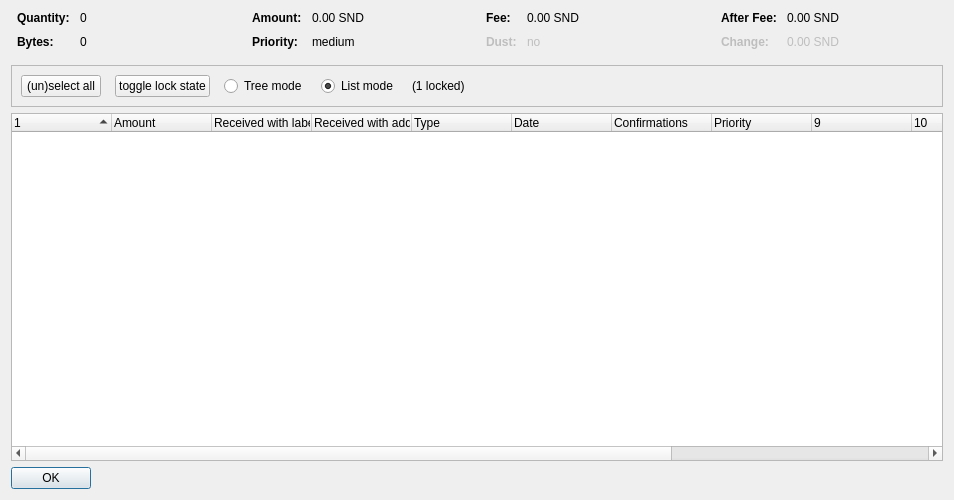
<?xml version="1.0" encoding="UTF-8"?>
<ui version="4.0">
 <class>CoinControlDialog</class>
 <widget class="QDialog" name="CoinControlDialog">
  <property name="geometry">
   <rect>
    <x>0</x>
    <y>0</y>
    <width>954</width>
    <height>500</height>
   </rect>
  </property>
  <property name="windowTitle">
   <string>Coin Selection</string>
  </property>
  <layout class="QVBoxLayout" name="verticalLayout">
   <item>
    <layout class="QHBoxLayout" name="horizontalLayoutTop" stretch="0,0,0,0">
     <property name="topMargin">
      <number>0</number>
     </property>
     <property name="bottomMargin">
      <number>10</number>
     </property>
     <item>
      <layout class="QFormLayout" name="formLayoutCoinControl1">
       <property name="horizontalSpacing">
        <number>10</number>
       </property>
       <property name="verticalSpacing">
        <number>10</number>
       </property>
       <property name="leftMargin">
        <number>6</number>
       </property>
       <property name="rightMargin">
        <number>6</number>
       </property>
       <item row="0" column="0">
        <widget class="QLabel" name="labelCoinControlQuantityText">
         <property name="font">
          <font>
           <weight>75</weight>
           <bold>true</bold>
          </font>
         </property>
         <property name="text">
          <string>Quantity:</string>
         </property>
        </widget>
       </item>
       <item row="0" column="1">
        <widget class="QLabel" name="labelCoinControlQuantity">
         <property name="cursor">
          <cursorShape>IBeamCursor</cursorShape>
         </property>
         <property name="contextMenuPolicy">
          <enum>Qt::ActionsContextMenu</enum>
         </property>
         <property name="text">
          <string notr="true">0</string>
         </property>
         <property name="textInteractionFlags">
          <set>Qt::LinksAccessibleByMouse|Qt::TextSelectableByKeyboard|Qt::TextSelectableByMouse</set>
         </property>
        </widget>
       </item>
       <item row="1" column="0">
        <widget class="QLabel" name="labelCoinControlBytesText">
         <property name="font">
          <font>
           <weight>75</weight>
           <bold>true</bold>
          </font>
         </property>
         <property name="text">
          <string>Bytes:</string>
         </property>
        </widget>
       </item>
       <item row="1" column="1">
        <widget class="QLabel" name="labelCoinControlBytes">
         <property name="cursor">
          <cursorShape>IBeamCursor</cursorShape>
         </property>
         <property name="contextMenuPolicy">
          <enum>Qt::ActionsContextMenu</enum>
         </property>
         <property name="text">
          <string notr="true">0</string>
         </property>
         <property name="textInteractionFlags">
          <set>Qt::LinksAccessibleByMouse|Qt::TextSelectableByKeyboard|Qt::TextSelectableByMouse</set>
         </property>
        </widget>
       </item>
      </layout>
     </item>
     <item>
      <layout class="QFormLayout" name="formLayoutCoinControl2">
       <property name="horizontalSpacing">
        <number>10</number>
       </property>
       <property name="verticalSpacing">
        <number>10</number>
       </property>
       <property name="leftMargin">
        <number>6</number>
       </property>
       <property name="rightMargin">
        <number>6</number>
       </property>
       <item row="0" column="0">
        <widget class="QLabel" name="labelCoinControlAmountText">
         <property name="font">
          <font>
           <weight>75</weight>
           <bold>true</bold>
          </font>
         </property>
         <property name="text">
          <string>Amount:</string>
         </property>
        </widget>
       </item>
       <item row="0" column="1">
        <widget class="QLabel" name="labelCoinControlAmount">
         <property name="cursor">
          <cursorShape>IBeamCursor</cursorShape>
         </property>
         <property name="contextMenuPolicy">
          <enum>Qt::ActionsContextMenu</enum>
         </property>
         <property name="text">
          <string notr="true">0.00 SND</string>
         </property>
         <property name="textInteractionFlags">
          <set>Qt::LinksAccessibleByMouse|Qt::TextSelectableByKeyboard|Qt::TextSelectableByMouse</set>
         </property>
        </widget>
       </item>
       <item row="1" column="0">
        <widget class="QLabel" name="labelCoinControlPriorityText">
         <property name="font">
          <font>
           <weight>75</weight>
           <bold>true</bold>
          </font>
         </property>
         <property name="text">
          <string>Priority:</string>
         </property>
        </widget>
       </item>
       <item row="1" column="1">
        <widget class="QLabel" name="labelCoinControlPriority">
         <property name="cursor">
          <cursorShape>IBeamCursor</cursorShape>
         </property>
         <property name="contextMenuPolicy">
          <enum>Qt::ActionsContextMenu</enum>
         </property>
         <property name="text">
          <string>medium</string>
         </property>
         <property name="textInteractionFlags">
          <set>Qt::LinksAccessibleByMouse|Qt::TextSelectableByKeyboard|Qt::TextSelectableByMouse</set>
         </property>
        </widget>
       </item>
      </layout>
     </item>
     <item>
      <layout class="QFormLayout" name="formLayoutCoinControl3">
       <property name="horizontalSpacing">
        <number>10</number>
       </property>
       <property name="verticalSpacing">
        <number>10</number>
       </property>
       <property name="leftMargin">
        <number>6</number>
       </property>
       <property name="rightMargin">
        <number>6</number>
       </property>
       <item row="0" column="0">
        <widget class="QLabel" name="labelCoinControlFeeText">
         <property name="font">
          <font>
           <weight>75</weight>
           <bold>true</bold>
          </font>
         </property>
         <property name="text">
          <string>Fee:</string>
         </property>
        </widget>
       </item>
       <item row="0" column="1">
        <widget class="QLabel" name="labelCoinControlFee">
         <property name="cursor">
          <cursorShape>IBeamCursor</cursorShape>
         </property>
         <property name="contextMenuPolicy">
          <enum>Qt::ActionsContextMenu</enum>
         </property>
         <property name="text">
          <string notr="true">0.00 SND</string>
         </property>
         <property name="textInteractionFlags">
          <set>Qt::LinksAccessibleByMouse|Qt::TextSelectableByKeyboard|Qt::TextSelectableByMouse</set>
         </property>
        </widget>
       </item>
       <item row="1" column="0">
        <widget class="QLabel" name="labelCoinControlLowOutputText">
         <property name="enabled">
          <bool>false</bool>
         </property>
         <property name="font">
          <font>
           <weight>75</weight>
           <bold>true</bold>
          </font>
         </property>
         <property name="text">
          <string>Dust:</string>
         </property>
        </widget>
       </item>
       <item row="1" column="1">
        <widget class="QLabel" name="labelCoinControlLowOutput">
         <property name="enabled">
          <bool>false</bool>
         </property>
         <property name="cursor">
          <cursorShape>IBeamCursor</cursorShape>
         </property>
         <property name="contextMenuPolicy">
          <enum>Qt::ActionsContextMenu</enum>
         </property>
         <property name="text">
          <string>no</string>
         </property>
         <property name="textInteractionFlags">
          <set>Qt::LinksAccessibleByMouse|Qt::TextSelectableByKeyboard|Qt::TextSelectableByMouse</set>
         </property>
        </widget>
       </item>
      </layout>
     </item>
     <item>
      <layout class="QFormLayout" name="formLayoutCoinControl4">
       <property name="horizontalSpacing">
        <number>10</number>
       </property>
       <property name="verticalSpacing">
        <number>10</number>
       </property>
       <property name="leftMargin">
        <number>6</number>
       </property>
       <property name="rightMargin">
        <number>6</number>
       </property>
       <item row="0" column="0">
        <widget class="QLabel" name="labelCoinControlAfterFeeText">
         <property name="font">
          <font>
           <weight>75</weight>
           <bold>true</bold>
          </font>
         </property>
         <property name="text">
          <string>After Fee:</string>
         </property>
        </widget>
       </item>
       <item row="0" column="1">
        <widget class="QLabel" name="labelCoinControlAfterFee">
         <property name="cursor">
          <cursorShape>IBeamCursor</cursorShape>
         </property>
         <property name="contextMenuPolicy">
          <enum>Qt::ActionsContextMenu</enum>
         </property>
         <property name="text">
          <string notr="true">0.00 SND</string>
         </property>
         <property name="textInteractionFlags">
          <set>Qt::LinksAccessibleByMouse|Qt::TextSelectableByKeyboard|Qt::TextSelectableByMouse</set>
         </property>
        </widget>
       </item>
       <item row="1" column="0">
        <widget class="QLabel" name="labelCoinControlChangeText">
         <property name="enabled">
          <bool>false</bool>
         </property>
         <property name="font">
          <font>
           <weight>75</weight>
           <bold>true</bold>
          </font>
         </property>
         <property name="text">
          <string>Change:</string>
         </property>
        </widget>
       </item>
       <item row="1" column="1">
        <widget class="QLabel" name="labelCoinControlChange">
         <property name="enabled">
          <bool>false</bool>
         </property>
         <property name="cursor">
          <cursorShape>IBeamCursor</cursorShape>
         </property>
         <property name="contextMenuPolicy">
          <enum>Qt::ActionsContextMenu</enum>
         </property>
         <property name="text">
          <string notr="true">0.00 SND</string>
         </property>
         <property name="textInteractionFlags">
          <set>Qt::LinksAccessibleByMouse|Qt::TextSelectableByKeyboard|Qt::TextSelectableByMouse</set>
         </property>
        </widget>
       </item>
      </layout>
     </item>
    </layout>
   </item>
   <item>
    <widget class="QFrame" name="frame">
     <property name="minimumSize">
      <size>
       <width>0</width>
       <height>40</height>
      </size>
     </property>
     <property name="frameShape">
      <enum>QFrame::StyledPanel</enum>
     </property>
     <property name="frameShadow">
      <enum>QFrame::Sunken</enum>
     </property>
     <layout class="QHBoxLayout" name="horizontalLayout">
      <item>
       <layout class="QHBoxLayout" name="horizontalLayoutPanel" stretch="0,0,0,0,0,0">
        <property name="spacing">
         <number>14</number>
        </property>
        <item>
         <widget class="QPushButton" name="pushButtonSelectAll">
          <property name="sizePolicy">
           <sizepolicy hsizetype="Maximum" vsizetype="Fixed">
            <horstretch>0</horstretch>
            <verstretch>0</verstretch>
           </sizepolicy>
          </property>
          <property name="text">
           <string>(un)select all</string>
          </property>
          <property name="autoDefault">
           <bool>false</bool>
          </property>
         </widget>
        </item>
        <item>
         <widget class="QPushButton" name="pushButtonToggleLock">
          <property name="sizePolicy">
           <sizepolicy hsizetype="Maximum" vsizetype="Fixed">
            <horstretch>0</horstretch>
            <verstretch>0</verstretch>
           </sizepolicy>
          </property>
          <property name="text">
           <string>toggle lock state</string>
          </property>
          <property name="autoDefault">
           <bool>false</bool>
          </property>
         </widget>
        </item>
        <item>
         <widget class="QRadioButton" name="radioTreeMode">
          <property name="sizePolicy">
           <sizepolicy hsizetype="Maximum" vsizetype="Fixed">
            <horstretch>0</horstretch>
            <verstretch>0</verstretch>
           </sizepolicy>
          </property>
          <property name="text">
           <string>Tree mode</string>
          </property>
         </widget>
        </item>
        <item>
         <widget class="QRadioButton" name="radioListMode">
          <property name="sizePolicy">
           <sizepolicy hsizetype="Maximum" vsizetype="Fixed">
            <horstretch>0</horstretch>
            <verstretch>0</verstretch>
           </sizepolicy>
          </property>
          <property name="text">
           <string>List mode</string>
          </property>
          <property name="checked">
           <bool>true</bool>
          </property>
         </widget>
        </item>
        <item>
         <widget class="QLabel" name="labelLocked">
          <property name="text">
           <string>(1 locked)</string>
          </property>
         </widget>
        </item>
        <item>
         <spacer name="horizontalSpacer">
          <property name="orientation">
           <enum>Qt::Horizontal</enum>
          </property>
          <property name="sizeHint" stdset="0">
           <size>
            <width>40</width>
            <height>20</height>
           </size>
          </property>
         </spacer>
        </item>
       </layout>
      </item>
     </layout>
    </widget>
   </item>
   <item>
    <widget class="CoinControlTreeWidget" name="treeWidget">
     <property name="contextMenuPolicy">
      <enum>Qt::CustomContextMenu</enum>
     </property>
     <property name="sortingEnabled">
      <bool>false</bool>
     </property>
     <property name="columnCount">
      <number>13</number>
     </property>
     <attribute name="headerShowSortIndicator" stdset="0">
      <bool>true</bool>
     </attribute>
     <attribute name="headerStretchLastSection">
      <bool>false</bool>
     </attribute>
     <column>
      <property name="text">
       <string/>
      </property>
     </column>
     <column>
      <property name="text">
       <string>Amount</string>
      </property>
     </column>
     <column>
      <property name="text">
       <string>Received with label</string>
      </property>
     </column>
     <column>
      <property name="text">
       <string>Received with address</string>
      </property>
     </column>
     <column>
      <property name="text">
       <string>Type</string>
      </property>
     </column>
     <column>
      <property name="text">
       <string>Date</string>
      </property>
     </column>
     <column>
      <property name="text">
       <string>Confirmations</string>
      </property>
      <property name="toolTip">
       <string>Confirmed</string>
      </property>
     </column>
     <column>
      <property name="text">
       <string>Priority</string>
      </property>
     </column>
     <column>
      <property name="text">
       <string/>
      </property>
     </column>
     <column>
      <property name="text">
       <string/>
      </property>
     </column>
     <column>
      <property name="text">
       <string/>
      </property>
     </column>
     <column>
      <property name="text">
       <string/>
      </property>
     </column>
     <column>
      <property name="text">
       <string/>
      </property>
     </column>
    </widget>
   </item>
   <item>
    <widget class="QDialogButtonBox" name="buttonBox">
     <property name="sizePolicy">
      <sizepolicy hsizetype="Maximum" vsizetype="Fixed">
       <horstretch>0</horstretch>
       <verstretch>0</verstretch>
      </sizepolicy>
     </property>
     <property name="orientation">
      <enum>Qt::Horizontal</enum>
     </property>
     <property name="standardButtons">
      <set>QDialogButtonBox::Ok</set>
     </property>
    </widget>
   </item>
  </layout>
 </widget>
 <customwidgets>
  <customwidget>
   <class>CoinControlTreeWidget</class>
   <extends>QTreeWidget</extends>
   <header>coincontroltreewidget.h</header>
  </customwidget>
 </customwidgets>
 <resources/>
 <connections/>
</ui>
